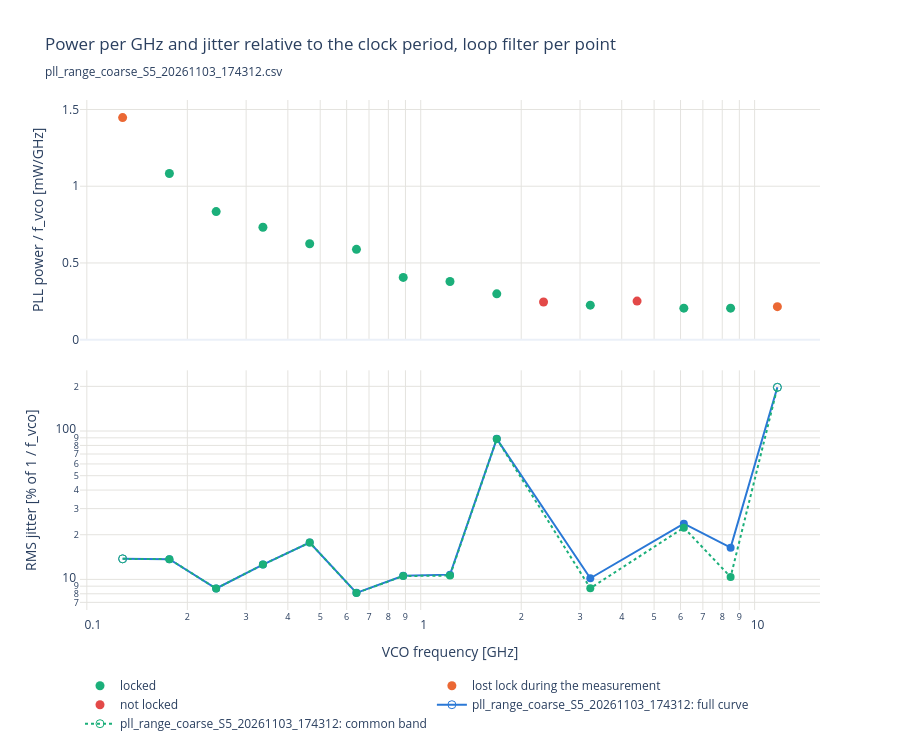

Source (notebook cell):
### Code cell
# Power efficiency and relative jitter against the VCO frequency:
#   - PLL supply power per GHz of VCO frequency [mW/GHz], every configured point with a supply reading, coloured by
#     the result (the power is drawn also without lock);
#   - RMS jitter as a percentage of the clock period 1 / CYCLE_COL (the time jitter is the same on the VCO and on the
#     divided outputs), full curve and common band, measured points (open markers: lost the lock during the
#     measurement); COMPARE_CSV in grey when set.
CYCLE_COL = "f_vco"  # clock whose period the jitter is compared with: "f_vco", "f_pll_out" (after set_div_freq), "f_out"

fig = make_subplots(rows=2, cols=1, shared_xaxes=True, vertical_spacing=0.06)
for cat, color in CATEGORY_COLORS.items():
    d = runs[(runs["category"] == cat) & runs["pll_p"].notna()]
    if d.empty:
        continue
    fig.add_scatter(x=d["f_vco"] / 1e9, y=d["pll_p"] * 1e3 / (d["f_vco"] / 1e9), mode="markers", name=cat,
                    row=1, col=1, marker=dict(color=color, size=9), customdata=d["pll_p"] * 1e3,
                    hovertemplate=f"{cat}<br>VCO %{{x:.3f}} GHz: %{{y:.3f}} mW/GHz (%{{customdata:.3f}} mW)"
                                  "<extra></extra>")


def jitter_pct(df, col):
    return df[col] * 1e-12 * df[CYCLE_COL] * 100


series = [(RESULT_CSV.stem, ok, PALETTE[0], PALETTE[2])]
if COMPARE_CSV is not None:
    _c = load_runs(COMPARE_CSV)
    series.append((Path(COMPARE_CSV).stem, _c[_c["measured"]], "#a3a29e", "#cfceca"))
for name, d, c_curve, c_common in series:
    for col, label, color, dash in (("time_jitter_trace_ps", "full curve", c_curve, "solid"),
                                    ("time_jitter_trace_common_ps", "common band", c_common, "dot")):
        fig.add_scatter(x=d["f_vco"] / 1e9, y=jitter_pct(d, col), mode="lines+markers", name=f"{name}: {label}",
                        row=2, col=1, line=dict(color=color, width=2, dash=dash),
                        marker=dict(size=8, symbol=["circle" if g else "circle-open" for g in d["good"]]),
                        customdata=d[col],
                        hovertemplate=f"{name}, {label}<br>VCO %{{x:.3f}} GHz: %{{y:.2f}} % "
                                      "(%{customdata:.2f} ps)<extra></extra>")
fig.update_layout(title=f"Power per GHz and jitter relative to the clock period, loop filter {FILTER_TXT}"
                        f"<br><sub>{RESULT_CSV.name}</sub>",
                  template="plotly_white", height=750, legend=dict(orientation="h", y=-0.12),
                  hoverlabel=dict(namelength=-1))
fig.update_xaxes(type="log", gridcolor=GRID)
fig.update_xaxes(title="VCO frequency [GHz]", row=2)
fig.update_yaxes(gridcolor=GRID)
fig.update_yaxes(title="PLL power / f_vco [mW/GHz]", rangemode="tozero", row=1)
fig.update_yaxes(title=f"RMS jitter [% of 1 / {CYCLE_COL}]", type="log", row=2)
save(fig, "efficiency")

### Figure 1 — Plotly figure (JSON) as saved in the notebook; plotly's stock layout.template omitted (floating-point values rounded to 4 significant figures)
{"data": [{"customdata": [0.1914, 0.2037, 0.2468, 0.2906, 0.3779, 0.3597, 0.4637, 0.505, 0.7241, 1.262, 1.741], "hovertemplate": "locked<br>VCO %{x:.3f} GHz: %{y:.3f} mW/GHz (%{customdata:.3f} mW)<extra></extra>", "marker": {"color": "#1baf7a", "size": 9}, "mode": "markers", "name": "locked", "type": "scatter", "x": [0.1767, 0.244, 0.3368, 0.465, 0.642, 0.8864, 1.224, 1.69, 3.22, 6.138, 8.475], "xaxis": "x", "y": [1.083, 0.8348, 0.7327, 0.6249, 0.5887, 0.4058, 0.3789, 0.2989, 0.2249, 0.2056, 0.2054], "yaxis": "y"}, {"customdata": [0.1852, 2.516], "hovertemplate": "lost lock during the measurement<br>VCO %{x:.3f} GHz: %{y:.3f} mW/GHz (%{customdata:.3f} mW)<extra></extra>", "marker": {"color": "#eb6834", "size": 9}, "mode": "markers", "name": "lost lock during the measurement", "type": "scatter", "x": [0.128, 11.7], "xaxis": "x", "y": [1.447, 0.2151], "yaxis": "y"}, {"customdata": [0.5734, 1.118], "hovertemplate": "not locked<br>VCO %{x:.3f} GHz: %{y:.3f} mW/GHz (%{customdata:.3f} mW)<extra></extra>", "marker": {"color": "#e34948", "size": 9}, "mode": "markers", "name": "not locked", "type": "scatter", "x": [2.333, 4.446], "xaxis": "x", "y": [0.2458, 0.2514], "yaxis": "y"}, {"customdata": [1075.0, 774.7, 355.8, 373.9, 381.1, 126.4, 119.4, 87.97, 524.1, 31.6, 38.65, 19.32, 168.5], "hovertemplate": "pll_range_coarse_S5_20261103_174312, full curve<br>VCO %{x:.3f} GHz: %{y:.2f} % (%{customdata:.2f} ps)<extra></extra>", "line": {"color": "#2a78d6", "dash": "solid", "width": 2}, "marker": {"size": 8, "symbol": ["circle-open", "circle", "circle", "circle", "circle", "circle", "circle", "circle", "circle", "circle", "circle", "circle", "circle-open"]}, "mode": "lines+markers", "name": "pll_range_coarse_S5_20261103_174312: full curve", "type": "scatter", "x": [0.128, 0.1767, 0.244, 0.3368, 0.465, 0.642, 0.8864, 1.224, 1.69, 3.22, 6.138, 8.475, 11.7], "xaxis": "x2", "y": [13.76, 13.69, 8.681, 12.59, 17.72, 8.117, 10.58, 10.77, 88.55, 10.18, 23.73, 16.37, 197.2], "yaxis": "y2"}, {"customdata": [1075.0, 774.5, 355.6, 373.6, 381.0, 126.1, 118.8, 86.75, 523.8, 27.07, 36.37, 12.25, 168.3], "hovertemplate": "pll_range_coarse_S5_20261103_174312, common band<br>VCO %{x:.3f} GHz: %{y:.2f} % (%{customdata:.2f} ps)<extra></extra>", "line": {"color": "#1baf7a", "dash": "dot", "width": 2}, "marker": {"size": 8, "symbol": ["circle-open", "circle", "circle", "circle", "circle", "circle", "circle", "circle", "circle", "circle", "circle", "circle", "circle-open"]}, "mode": "lines+markers", "name": "pll_range_coarse_S5_20261103_174312: common band", "type": "scatter", "x": [0.128, 0.1767, 0.244, 0.3368, 0.465, 0.642, 0.8864, 1.224, 1.69, 3.22, 6.138, 8.475, 11.7], "xaxis": "x2", "y": [13.76, 13.69, 8.675, 12.59, 17.72, 8.094, 10.53, 10.62, 88.5, 8.717, 22.33, 10.38, 196.9], "yaxis": "y2"}], "layout": {"height": 750, "hoverlabel": {"namelength": -1}, "legend": {"orientation": "h", "y": -0.12}, "title": {"text": "Power per GHz and jitter relative to the clock period, loop filter per point<br><sub>pll_range_coarse_S5_20261103_174312.csv</sub>"}, "xaxis": {"anchor": "y", "domain": [0, 1], "gridcolor": "#e4e3df", "matches": "x2", "showticklabels": false, "type": "log"}, "xaxis2": {"anchor": "y2", "domain": [0, 1], "gridcolor": "#e4e3df", "title": {"text": "VCO frequency [GHz]"}, "type": "log"}, "yaxis": {"anchor": "x", "domain": [0.53, 1], "gridcolor": "#e4e3df", "rangemode": "tozero", "title": {"text": "PLL power / f_vco [mW/GHz]"}}, "yaxis2": {"anchor": "x2", "domain": [0, 0.47], "gridcolor": "#e4e3df", "title": {"text": "RMS jitter [% of 1 / f_vco]"}, "type": "log"}}}
